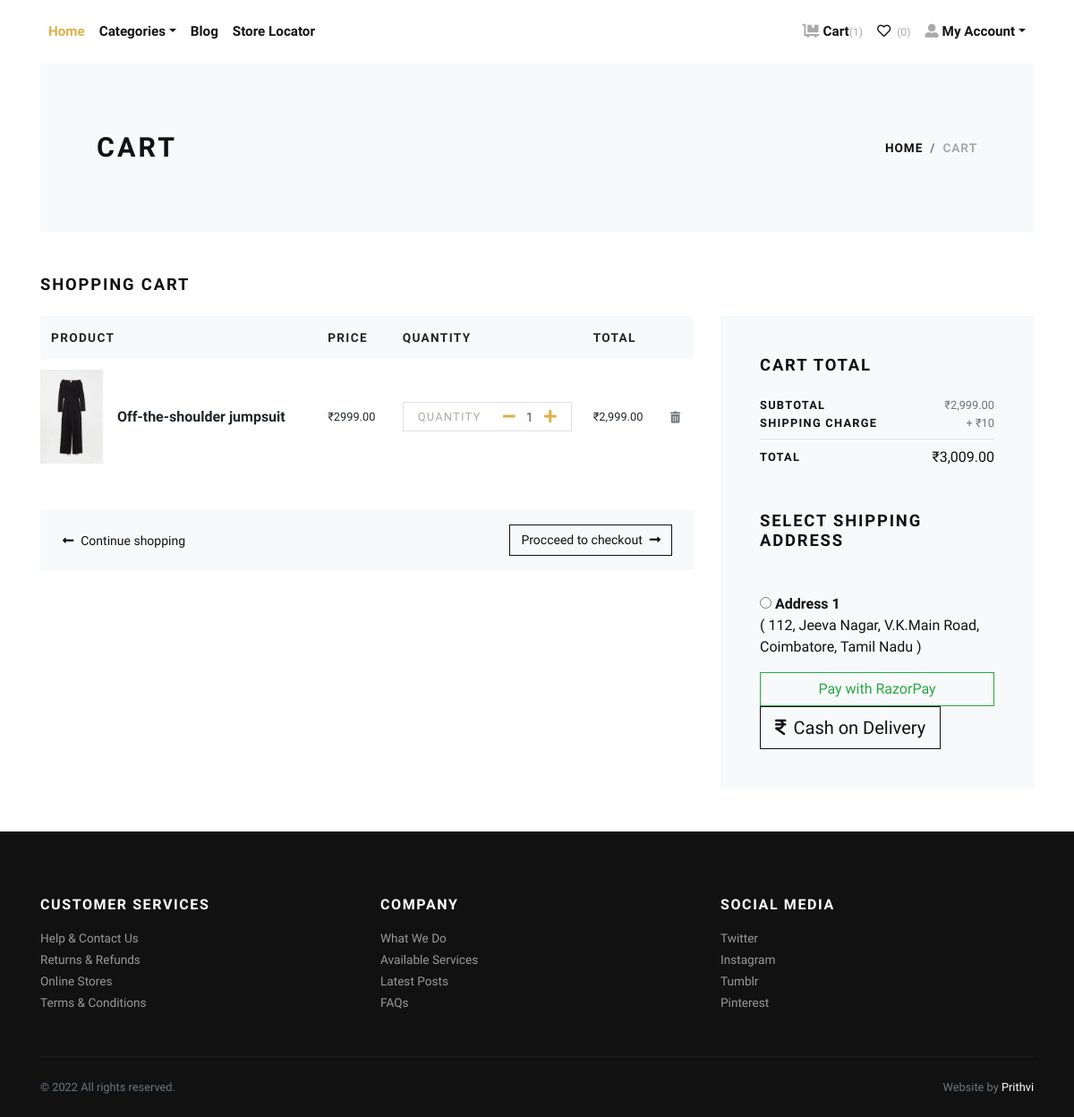
/cart/ (signed in), run on an earlier commit of the app's database.
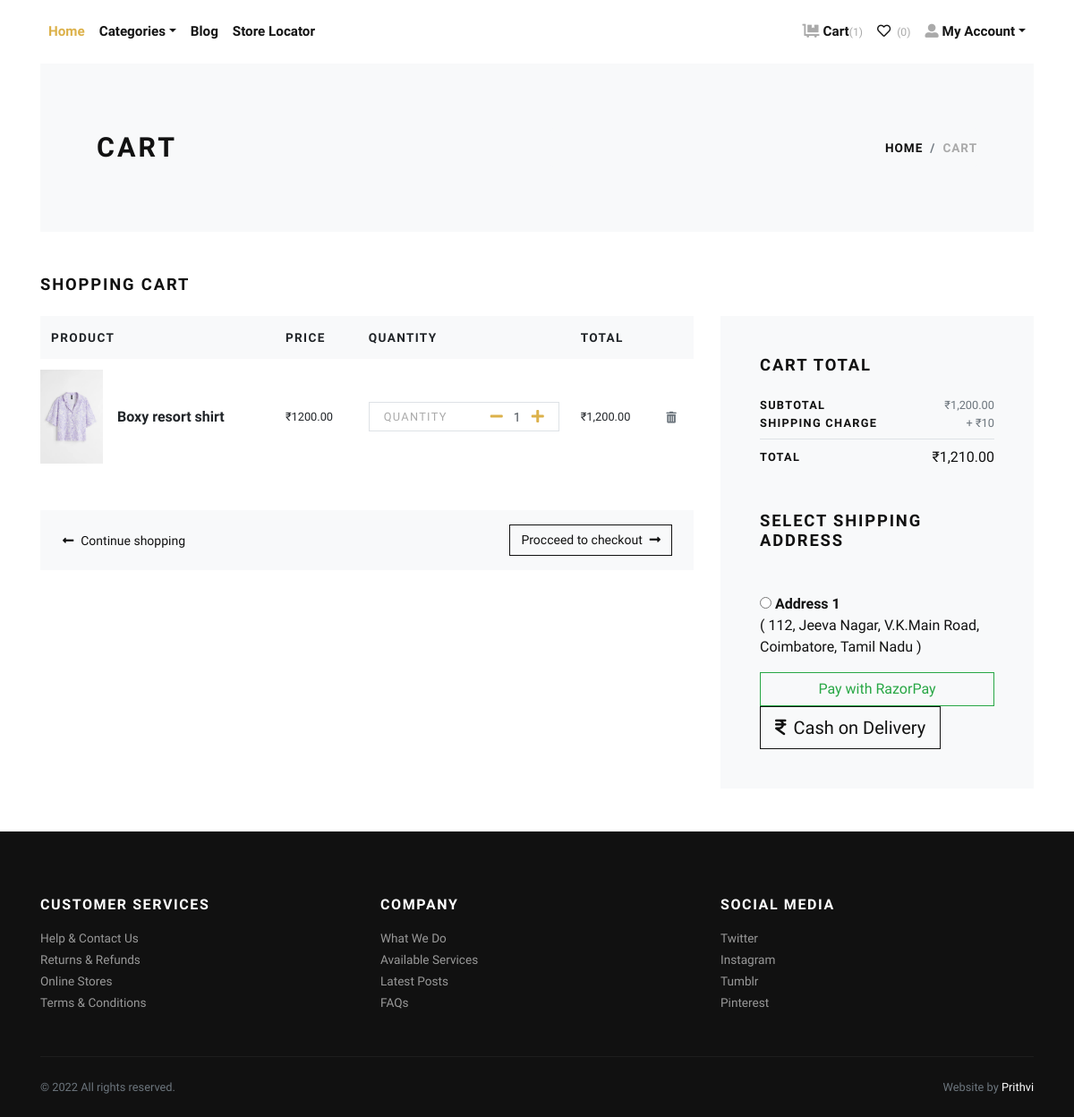
And on a later commit of the database.
### store/models.py (models this page shows, shortened)
class Cart(models.Model):
    user = models.ForeignKey(User, verbose_name="User", on_delete=models.CASCADE)
    product = models.ForeignKey(Product, verbose_name="Product", on_delete=models.CASCADE)
    quantity = models.PositiveIntegerField(default=1, verbose_name="Quantity")
    created_at = models.DateTimeField(auto_now_add=True, verbose_name="Created Date")
    updated_at = models.DateTimeField(auto_now=True, verbose_name="Updated Date")
    @property
    def total_price(self):
        return self.quantity * self.product.price

class Product(models.Model):
    title = models.CharField(max_length=150, verbose_name="Product Title")
    slug = models.SlugField(max_length=160, verbose_name="Product Slug")
    sku = models.CharField(max_length=255, unique=True, verbose_name="Unique Product ID (SKU)")
    short_description = models.TextField(verbose_name="Short Description")
    detail_description = models.TextField(blank=True, null=True, verbose_name="Detail Description")
    product_image = models.ImageField(upload_to='product', blank=True, null=True, verbose_name="Product Image")
    price = models.DecimalField(max_digits=8, decimal_places=2)
    category = models.ForeignKey(Category, verbose_name="Product Categoy", on_delete=models.CASCADE)
    is_active = models.BooleanField(verbose_name="Is Active?")
    is_featured = models.BooleanField(verbose_name="Is Featured?")
    created_at = models.DateTimeField(auto_now_add=True, verbose_name="Created Date")
    updated_at = models.DateTimeField(auto_now=True, verbose_name="Updated Date")
    class Meta:
        verbose_name_plural = 'Products'
        ordering = ('-created_at', )

class Address(models.Model):
    user = models.ForeignKey(User, verbose_name="User", on_delete=models.CASCADE)
    locality = models.CharField(max_length=150, verbose_name="Nearest Location")
    city = models.CharField(max_length=150, verbose_name="City")
    state = models.CharField(max_length=150, verbose_name="State")

### store/views.py (the view)
# urls.py: path('cart/', views.cart, name="cart"),
@login_required
def cart(request):
    user = request.user
    cart_products = Cart.objects.filter(user=user)
    amount = decimal.Decimal(0)
    shipping_amount = decimal.Decimal(10)
    cp = [p for p in Cart.objects.all() if p.user==user]
    if cp:
        for p in cp:
            temp_amount = (p.quantity * p.product.price)
            amount += temp_amount
    total_amount = amount + shipping_amount
    addresses = Address.objects.filter(user=user)
    context = {
        'cart_products': cart_products,
        'amount': amount,
        'shipping_amount': shipping_amount,
        'total_amount': amount + shipping_amount,
        'addresses': addresses,
    }
    global val
    def val():
        return total_amount
    return render(request, 'store/cart.html', context)

### store/context_preprocessors.py (called while the page is built)
def store_menu(request):
    categories = Category.objects.filter(is_active=True)
    context = {
        'categories_menu': categories,
    }
    return context

def cart_menu(request):
    if request.user.is_authenticated:
        cart_items= Cart.objects.filter(user=request.user)
        context = {
            'cart_items': cart_items,
        }
    else:
        context = {}
    return context

### templates/store/cart.html (shortened to what the changed rows need)
{% extends 'base.html' %}
{% load static %}
{% load humanize %}
    {% block content %}
      <div class="container">
        <section class="py-5 bg-light">
          <div class="container">
            <div class="row px-4 px-lg-5 py-lg-4 align-items-center">
              <div class="col-lg-6">
                <h1 class="h2 text-uppercase mb-0">Cart</h1>
              </div>
            </div>
          </div>
        </section>
        {% if cart_products %}
        <section class="py-5">
          <h2 class="h5 text-uppercase mb-4">Shopping cart</h2>
          <div class="row">
            <div class="col-lg-8 mb-4 mb-lg-0">
              <div class="table-responsive mb-4">
                <table class="table">
                  <thead class="bg-light">
                    <tr>
                      <th class="border-0" scope="col"> <strong class="text-small text-uppercase">Product</strong></th>
                      <th class="border-0" scope="col"> <strong class="text-small text-uppercase">Price</strong></th>
                      <th class="border-0" scope="col"> <strong class="text-small text-uppercase">Quantity</strong></th>
                      <th class="border-0" scope="col"> <strong class="text-small text-uppercase">Total</strong></th>
                      <th class="border-0" scope="col"> </th>
                    </tr>
                  </thead>
                  <tbody>
                    {% for cart_product in cart_products %}
                    <tr>
                      <th class="pl-0 border-0" scope="row">
                        <div class="media align-items-center">
                          {% if cart_product.product.product_image %}
                            <a class="reset-anchor d-block animsition-link" href="{% url 'store:product-detail' cart_product.product.slug %}"><img src="{{cart_product.product.product_image.url}}" alt="{{cart_product.product.title}}" width="70"/></a>
                          {% else %}
                            <a class="reset-anchor d-block animsition-link" href="{% url 'store:product-detail' cart_product.product.slug %}"><img src="{% static 'img/product-detail-3.jpg' %}" alt="{{cart_product.product.title}}" width="70"/></a>
                          {% endif %}
                          <div class="media-body ml-3"><strong class="h6"><a class="reset-anchor animsition-link" href="{% url 'store:product-detail' cart_product.product.slug %}">{{cart_product.product.title}}</a></strong></div>
                        </div>
                      </th>
                      <td class="align-middle border-0">
                        <p class="mb-0 small">₹{{cart_product.product.price}}</p>
                      </td>
                      <td class="align-middle border-0">
                        <div class="border d-flex align-items-center justify-content-between px-3"><span class="small text-uppercase text-gray headings-font-family">Quantity</span>
                          <div class="quantity">
                            <a href="{% url 'store:minus-cart' cart_product.id %}" class="dec-btn p-0 ml-2"><i class="fas fa-minus"></i></a>
                            <input class="form-control form-control-sm border-0 shadow-0 p-0" type="text" value="{{cart_product.quantity}}"/>
                            <a href="{% url 'store:plus-cart' cart_product.id %}" class="inc-btn p-0"><i class="fas fa-plus"></i></a>
                          </div>
                        </div>
                      </td>
                      <td class="align-middle border-0">
                        <p class="mb-0 small">₹{{cart_product.total_price|intcomma}}</p>
                      </td>
                      <td class="align-middle border-0"><a class="reset-anchor" href="{% url 'store:remove-cart' cart_product.id %}"><i class="fas fa-trash-alt small text-muted"></i></a></td>
                    </tr>
                    {% endfor %}
                  </tbody>
                </table>
              </div>
              <div class="bg-light px-4 py-3">
                <div class="row align-items-center text-center">
                  <div class="col-md-6 mb-3 mb-md-0 text-md-left"><a class="btn btn-link p-0 text-dark btn-sm" href="{% url 'store:home' %}"><i class="fas fa-long-arrow-alt-left mr-2"> </i>Continue shopping</a></div>
                  <div class="col-md-6 text-md-right"><a class="btn btn-outline-dark btn-sm" href="checkout.html">Procceed to checkout<i class="fas fa-long-arrow-alt-right ml-2"></i></a></div>
                </div>
              </div>
            </div>
            <div class="col-lg-4">
              <div class="card border-0 rounded-0 p-lg-4 bg-light">
                <div class="card-body">
                  <h5 class="text-uppercase mb-4">Cart total</h5>
                  <ul class="list-unstyled mb-0">
                    <li class="d-flex align-items-center justify-content-between"><strong class="text-uppercase small font-weight-bold">Subtotal</strong><span class="text-muted small">₹{{amount|intcomma}}</span></li>
                    <li class="d-flex align-items-center justify-content-between"><strong class="text-uppercase small font-weight-bold">Shipping Charge</strong><span class="text-muted small">+ ₹{{shipping_amount}}</span></li>
                    <li class="border-bottom my-2"></li>
                    <li  class="d-flex align-items-center justify-content-between mb-4"><strong class="text-uppercase small font-weight-bold">Total</strong><span>₹{{total_amount|intcomma}}</span></li>
                  </ul>
                  <h5 class="text-uppercase my-5">Select Shipping Address</h5>
                  <form action="{% url 'store:checkout' %}" id="myform">
                    {% if addresses %}
                      {% for address in addresses %}
                        <div class="mb-3">
                        <input type="radio" name="address" value="{{address.id}}"> <strong>Address {{forloop.counter}}</strong> <br>
                        ( {{address.locality}}, {{address.city}}, {{address.state}} )
                        </div>
                      {% endfor %}
                    {% endif %}
                    <button type="submit" id="rzp-button1" class="btn btn-outline-success btn-block">Pay with RazorPay</button>
                    <button type="submit" class="btn btn-dark btn-lg btn-outline-dark" type="submit"> <i class="fas fa fa-rupee mr-2"></i>Cash on Delivery</button>
                  </form>
                </div>
              </div>
            </div>
          </div>
        </section>
        {% else %}
          <div class="text-center py-5">
            <h3 class="mb-3">Your cart is empty.</h3>
            <a href="{% url 'store:home' %}"><i class="fas fa-long-arrow-alt-left mr-2"> </i>Continue shopping</a>
          </div>
        {% endif %}
      </div>
      {% endblock content %}

What changed in the data, as far as the page shows it:
removed Cart: product.product_image (picture), product "Off-the-shoulder jumpsuit", product.price "2999.00", quantity "1", total_price "2,999.00"
added Cart: product.product_image (picture), product "Boxy resort shirt", product.price "1200.00", quantity "1", total_price "1,200.00"
Also different on the page:
{{ amount|intcomma }}: "2,999.00" → "1,200.00"
{{ total_amount|intcomma }}: "3,009.00" → "1,210.00"
